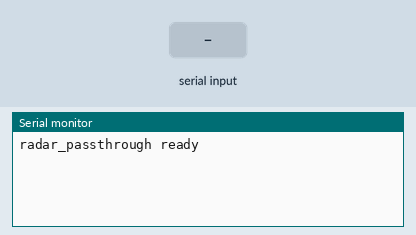
Recording of a sketch running on a simulated ESP32. On the bench: the last lines printed to the serial monitor. The test bench sets the inputs (shaded band).

Above: at 1.2 s.
1.3 s: "1" received over the second serial link
At 2.3 s:
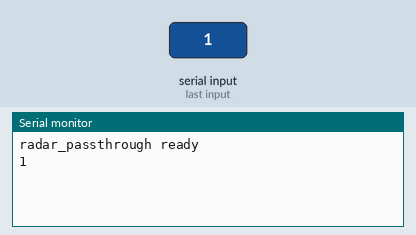
2.8 s: "0" received over the second serial link
At 3.4 s:
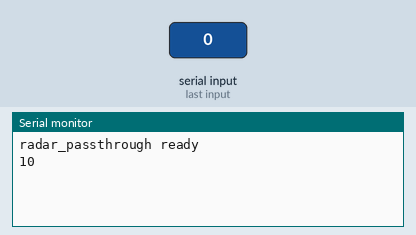

Measured:
- after the input at 1.3 s, the serial monitor: prints a new line at once (image 1)
- after the input at 2.8 s, the serial monitor: prints a new line at once (image 2)

The sketch:

radar_passthrough.ino
```cpp
// Passthrough — flash this for transparent UART bridge
#include <HardwareSerial.h>

HardwareSerial RadarSerial(2);

void setup() {
  Serial.begin(115200);
  Serial.println("radar_passthrough ready");
  RadarSerial.begin(256000, SERIAL_8N1, 16, 17);
}

void loop() {
  while (RadarSerial.available()) Serial.write(RadarSerial.read());
  while (Serial.available()) RadarSerial.write(Serial.read());
}
```
